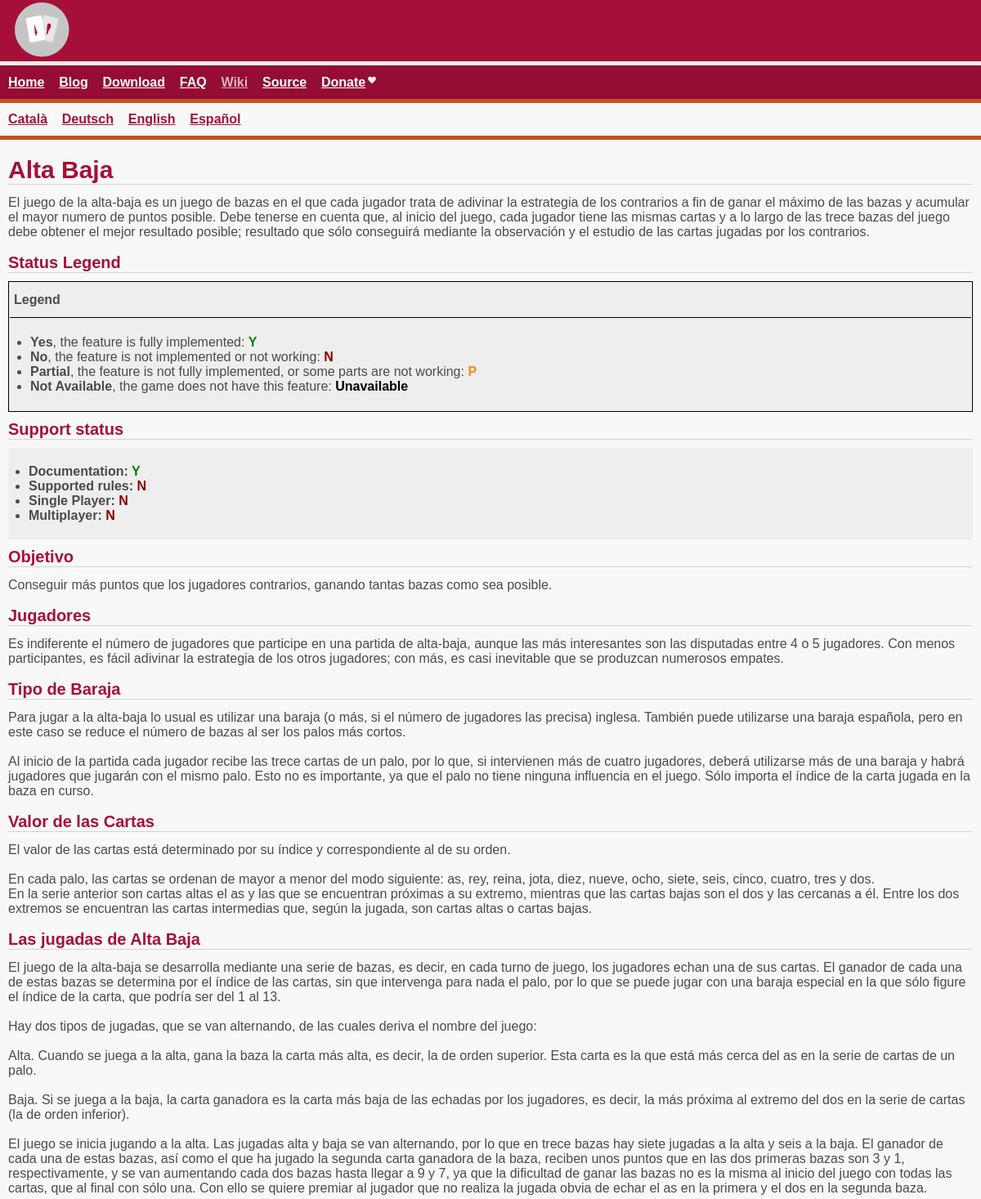
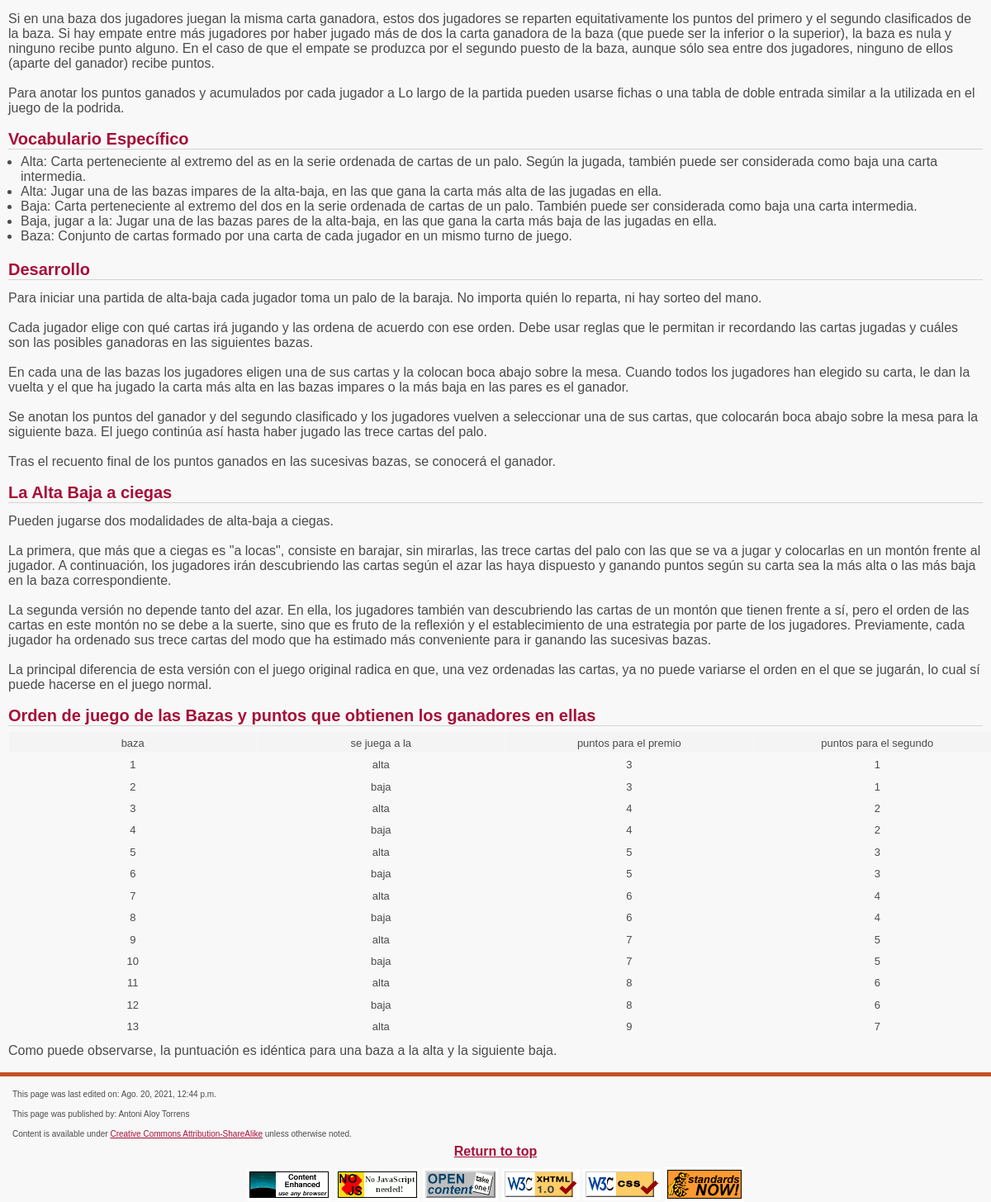
Page /wiki/game/2/Alta Baja/ on the committed database (2 pictures, top to bottom).
### main/models.py (models this page shows)
class Game(models.Model):
    NOTES_DESCRIPTION = "Separate your explanation in paragraphs if needed."
    DIFFICULTY_CHOICES = (
        ('Low', 'Low'),
        ('Medium', 'Medium'),
        ('High', 'High'),
        ('Unspecified', 'Unspecified')
    )
    title = models.CharField(max_length=400, help_text="If you need some clue about how to fill this, please see https://en.wikipedia.org/wiki/Escoba")
    published_by = models.CharField(max_length=400)
    origin = models.CharField(max_length=400)
    type = models.CharField(max_length=400)
    players = models.CharField(max_length=400)
    number_of_cards = models.CharField(max_length=100)
    deck = models.CharField(max_length=400)
    play = models.CharField(max_length=400, help_text="Clockwise, Counterclockwise, Unspecified...", default="Unspecified")
    playing_time = models.CharField(max_length=400)
    difficulty = models.CharField(max_length=11, choices=DIFFICULTY_CHOICES, default="Unspecified")
    description = HTMLField(blank=True, null=True, help_text=NOTES_DESCRIPTION)
    visible = models.BooleanField(default=True)
    created = models.DateTimeField(auto_now=True)
    last_modified = models.DateTimeField(auto_now=True)
    SUPPORT_CHOICES = (
        ('Y', 'Yes'),
        ('N', 'No'),
        ('P', 'Partial (need explanation in notes)'),
        ('Unavailable', 'Unavailable')
    )
    NOTES_FIELD = "<p>Please insert the explanation here. You can put bullets to clarify your explanation: </p><ul><li>This rule is not implemented</li><li>This feature needs to be polished</li></ul>"
    documentation = models.CharField(max_length=11, choices=SUPPORT_CHOICES)
    supported_rules = models.CharField(max_length=11, choices=SUPPORT_CHOICES)
    single_player = models.CharField(max_length=11, choices=SUPPORT_CHOICES)
    multiplayer = models.CharField(max_length=11, choices=SUPPORT_CHOICES)
    notes = HTMLField(blank=True, null=True, help_text=NOTES_FIELD)

class GameRegulation(models.Model):
    game = models.ForeignKey(Game, on_delete=models.CASCADE, related_name="orig_game")
    title = models.CharField(max_length=100, help_text="If you need some clue about how to fill this, please see https://en.wikipedia.org/wiki/Escoba")
    description = HTMLField()
    image = models.ImageField(upload_to = 'game_photo/', blank=True, null=True)
    caption = models.CharField(max_length=1000, blank=True, null=True)
    alt = models.CharField(max_length=400, blank=True, null=True)

### main/views.py (the view)
# urls.py: path('wiki/game/<int:pk>/<str:title>/', views.GameDetail.as_view(template_name='html/game.html'), name='info_game'),
class GameDetail(DetailView):
    model = Game
    template_name="html/game.html"
    def get_context_data(self, **kwargs):
        context = super().get_context_data(**kwargs)
        pk = self.kwargs.get(self.pk_url_kwarg)
        game = Game.objects.get(pk=pk)
        regulations = GameRegulation.objects.filter(game__id=pk)
        context["game"] = game
        context["regulations"] = regulations
        return context

### main/templates/html/game.html
{% extends 'base.html' %}
{% block active_wiki %}<a class="active" href="{% url 'wiki' %}">Wiki</a>{% endblock active_wiki %}
{% block content_title %}{{ game.title|escape }}{% endblock content_title %}
{% block content_body %}
{{ game.description|safe }}
<h2>Status Legend</h2>
{% include 'partial/legend.html' %}
<h2>Support status</h2>
<table class="table-container" bgcolor='#eeeeee' border='0' cellpadding='0' cellspacing='0' align='center' bgcolor='#000000' width='100%'><tr><td>
{% include 'partial/game_support.html' %}
</table>
{% for regulation in regulations %}
<h2>{{regulation.title}}</h2>
{{ regulation.description|safe }}
{% endfor %}
{% endblock content_body %}
{% block prefooter %}
    <p class="left small-padding small-font">This page was last edited on: {{ game.last_modified }}</p>
    <p class="left small-padding small-font">This page was published by: {{ game.published_by }}</p>
    <p class="left small-padding small-font">Content is available under <a class="no-padding small-font" href="https://creativecommons.org/licenses/by-sa/4.0/">Creative Commons Attribution-ShareAlike</a> unless otherwise noted.</p>
{% endblock prefooter %}

### main/templates/partial/game_support.html (shortened to what this page needs)
<table class="padding" style="margin-top:10px;" border='0' cellspacing='0' cellpadding='5'><tr><td>
<ul>
    <li class="bold">Documentation: <span class="bold {% if game.documentation == "Y" %} yes {% else %}{% if game.documentation == "N" %} no {% else %}{% if game.documentation == "P" %} partial {% else %} unavailable {% endif %}{% endif %}{% endif %}">{{ game.documentation|escape }}</span></li>
    <li class="bold">Supported rules: <span class="bold {% if game.supported_rules == "Y" %} yes {% else %}{% if game.supported_rules == "N" %} no {% else %}{% if game.supported_rules == "P" %} partial {% else %} unavailable {% endif %}{% endif %}{% endif %}">{{ game.supported_rules|escape }}</span></li>
    <li class="bold">Single Player: <span class="bold {% if game.single_player == "Y" %} yes {% else %}{% if game.single_player == "N" %} no {% else %}{% if game.single_player == "P" %} partial {% else %} unavailable {% endif %}{% endif %}{% endif %}">{{ game.single_player|escape }}</span></li>
    <li class="bold">Multiplayer: <span class="bold {% if game.multiplayer == "Y" %} yes {% else %}{% if game.multiplayer == "N" %} no {% else %}{% if game.multiplayer == "P" %} partial {% else %} unavailable {% endif %}{% endif %}{% endif %}">{{ game.multiplayer|escape }}</span></li>
</ul>
</table>

### main/static/css/campaign.css (style rules this page uses)
* { padding: 0; margin: 0; border: 0; border: none; font: 16px 'Tahoma', sans-serif; color: #4B4B4B; }
body { background: #f8f8f8; }
strong { font-weight: bold; }
a { color: #a60f38; }
p { padding: 7px 0px; }
h1, h2 { color: #a60f38; font: bold 30px 'Arial', sans-serif; border-bottom: 1px solid #d3d3d3; margin-top: 10px; margin-bottom: 6px; }
h2 { font: bold 20px 'Arial', sans-serif; }
table { width: 100%; }
ul { padding-left: 15px; padding-bottom: 10px; }
a:link { color: #a60f38; text-decoration: underline; }
.table-container { margin-top: 10px; margin-bottom: 10px; }
.small-font { font: normal 10px/14px 'Tahoma', sans-serif; }
.no-padding { padding: 0; }
.small-padding { padding: 5px; }
.padding { padding: 10px; }
.yes { color: #008000; }
.no { color: #8b0000; }
.bold { font-weight: bold; }
.left { text-align: left; }
.whitelinks a { color: #ffffff; text-decoration: underline; font: bold 16px/20px 'Tahoma', sans-serif; }
.whitelinks a.active { color: #deb2bd; }
.redfooterlinks a { color: #a60f38; text-decoration: underline; }

### rows in the picture
Game: title "Alta Baja", description "El juego de la alta-baja es un juego de bazas en el que cada jugador trata de adivinar la estrategia de los contrarios a fin de ganar el máximo de las bazas y acumular el mayor numero de puntos posible. Debe tenerse en cuenta que, al inicio del juego, cada jugador tiene las mismas cartas y a lo largo de las trece bazas del juego debe obtener el mejor resultado posible; resultado que sólo conseguirá mediante la observación y el estudio de las cartas jugadas por los contrarios.", documentation "Y", supported_rules "N", single_player "N", multiplayer "N", last_modified "Ago. 20, 2021, 12:44 p.m.", published_by "Antoni Aloy Torrens"
GameRegulation: title "Objetivo", description "Conseguir más puntos que los jugadores contrarios, ganando tantas bazas como sea posible."
GameRegulation: title "Jugadores", description "Es indiferente el número de jugadores que participe en una partida de alta-baja, aunque las más interesantes son las disputadas entre 4 o 5 jugadores. Con menos participantes, es fácil adivinar la estrategia de los otros jugadores; con más, es casi inevitable que se produzcan numerosos empates."
GameRegulation: title "Tipo de Baraja", description "Para jugar a la alta-baja lo usual es utilizar una baraja (o más, si el número de jugadores las precisa) inglesa. También puede utilizarse una baraja española, pero en este caso se reduce el número de bazas al ser los palos más cortos. Al inicio de la partida cada jugador recibe las trece cartas de un palo, por lo que, si intervienen más de cuatro jugadores, deberá utilizarse más de una baraja y habrá jugadores que jugarán con el mismo palo. Esto no es importante, ya que el palo no tiene ninguna influencia en el juego. Sólo importa el índice de la carta jugada en la baza en curso."
GameRegulation: title "Valor de las Cartas", description "El valor de las cartas está determinado por su índice y correspondiente al de su orden. En cada palo, las cartas se ordenan de mayor a menor del modo siguiente: as, rey, reina, jota, diez, nueve, ocho, siete, seis, cinco, cuatro, tres y dos. En la serie anterior son cartas altas el as y las que se encuentran próximas a su extremo, mientras que las cartas bajas son el dos y las cercanas a él. Entre los dos extremos se encuentran las cartas intermedias que, según la jugada, son cartas altas o cartas bajas."
GameRegulation: title "Las jugadas de Alta Baja", description "El juego de la alta-baja se desarrolla mediante una serie de bazas, es decir, en cada turno de juego, los jugadores echan una de sus cartas. El ganador de cada una de estas bazas se determina por el índice de las cartas, sin que intervenga para nada el palo, por lo que se puede jugar con una baraja especial en la que sólo figure el índice de la carta, que podría ser del 1 al 13. Hay dos tipos de jugadas, que se van alternando, de las cuales deriva el nombre del juego: Alta. Cuando se juega a la alta, gana la baza la carta más alta, es decir, la de orden superior. Esta carta es la que está más cerca del as en la serie de cartas de un palo. Baja. Si se juega a la baja, la carta ganadora es la…"
GameRegulation: title "Vocabulario Específico", description "Alta: Carta perteneciente al extremo del as en la serie ordenada de cartas de un palo. Según la jugada, también puede ser considerada como baja una carta intermedia. Alta: Jugar una de las bazas impares de la alta-baja, en las que gana la carta más alta de las jugadas en ella. Baja: Carta perteneciente al extremo del dos en la serie ordenada de cartas de un palo. También puede ser considerada como baja una carta intermedia. Baja, jugar a la: Jugar una de las bazas pares de la alta-baja, en las que gana la carta más baja de las jugadas en ella. Baza: Conjunto de cartas formado por una carta de cada jugador en un mismo turno de juego."
GameRegulation: title "Desarrollo", description "Para iniciar una partida de alta-baja cada jugador toma un palo de la baraja. No importa quién lo reparta, ni hay sorteo del mano. Cada jugador elige con qué cartas irá jugando y las ordena de acuerdo con ese orden. Debe usar reglas que le permitan ir recordando las cartas jugadas y cuáles son las posibles ganadoras en las siguientes bazas. En cada una de las bazas los jugadores eligen una de sus cartas y la colocan boca abajo sobre la mesa. Cuando todos los jugadores han elegido su carta, le dan la vuelta y el que ha jugado la carta más alta en las bazas impares o la más baja en las pares es el ganador. Se anotan los puntos del ganador y del segundo clasificado y los jugadores vuelven a…"
GameRegulation: title "La Alta Baja a ciegas", description "Pueden jugarse dos modalidades de alta-baja a ciegas. La primera, que más que a ciegas es \"a locas\", consiste en barajar, sin mirarlas, las trece cartas del palo con las que se va a jugar y colocarlas en un montón frente al jugador. A continuación, los jugadores irán descubriendo las cartas según el azar las haya dispuesto y ganando puntos según su carta sea la más alta o las más baja en la baza correspondiente. La segunda versión no depende tanto del azar. En ella, los jugadores también van descubriendo las cartas de un montón que tienen frente a sí, pero el orden de las cartas en este montón no se debe a la suerte, sino que es fruto de la reflexión y el establecimiento de una estrategia…"
GameRegulation: title "Orden de juego de las Bazas y puntos que obtienen los ganadores en ellas", description "baza se juega a la puntos para el premio puntos para el segundo 1 alta 3 1 2 baja 3 1 3 alta 4 2 4 baja 4 2 5 alta 5 3 6 baja 5 3 7 alta 6 4 8 baja 6 4 9 alta 7 5 10 baja 7 5 11 alta 8 6 12 baja 8 6 13 alta 9 7 Como puede observarse, la puntuación es idéntica para una baza a la alta y la siguiente baja."
